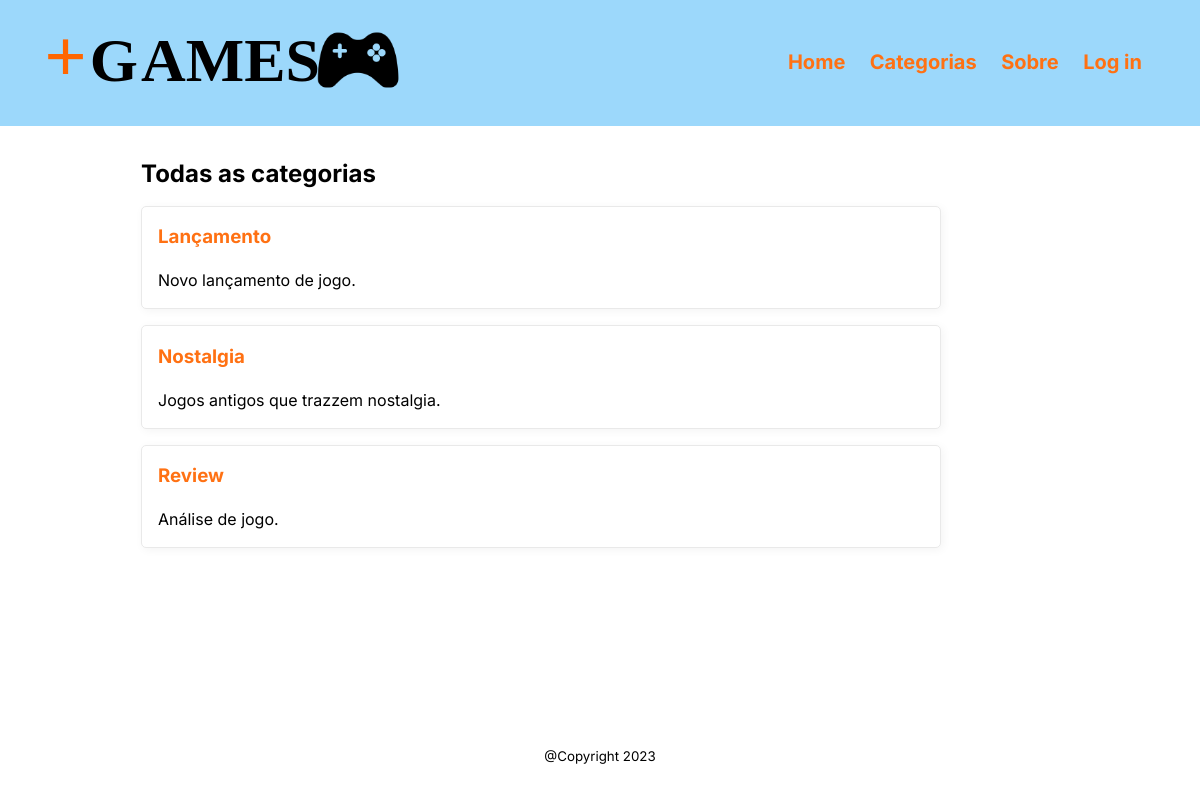
The page /category/ on the database as committed earlier.
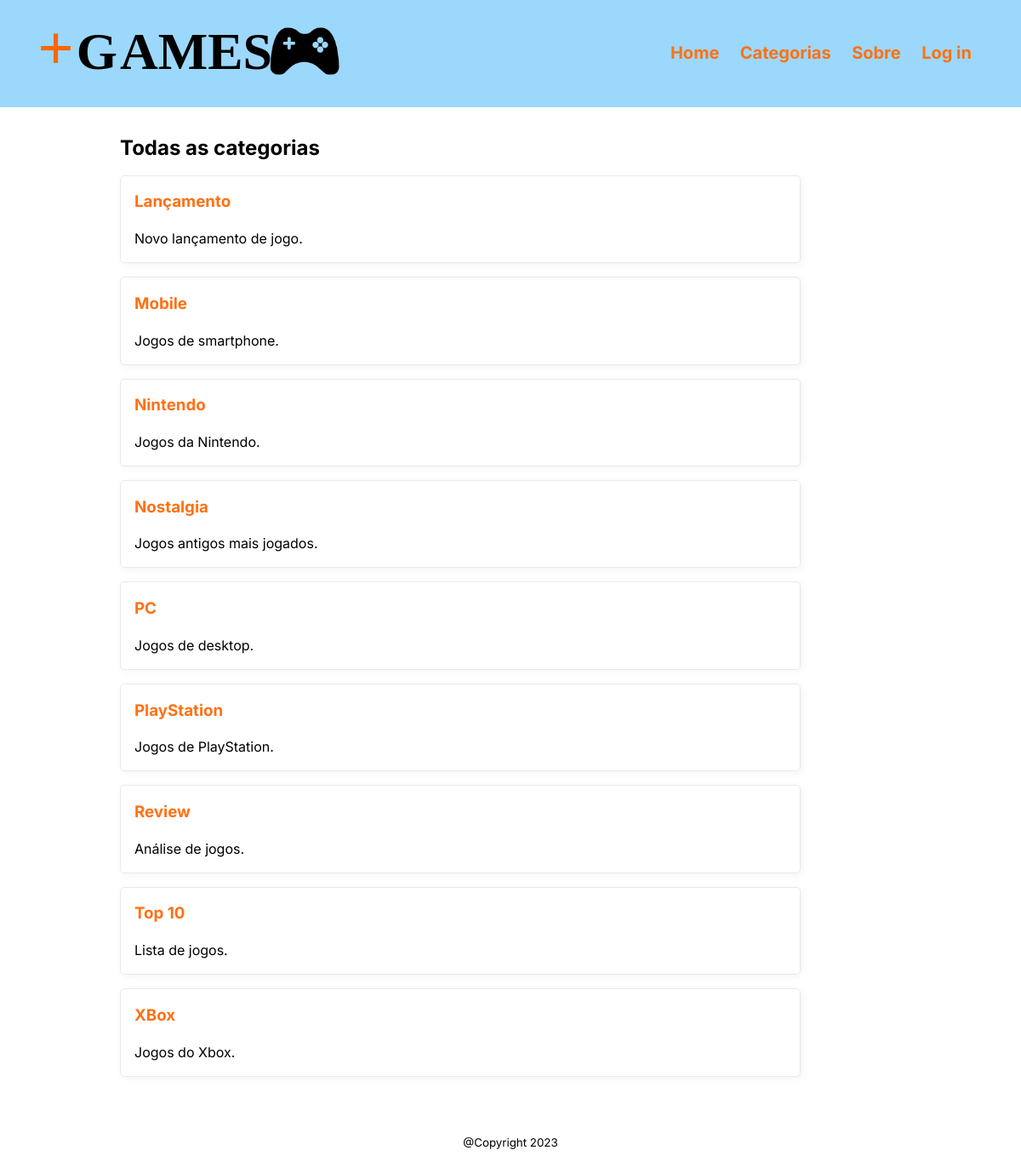
The same page on the database as committed later.
### crud/models.py (models this page shows, shortened)
class Category(models.Model):
    name = models.CharField(max_length=20)
    description = models.CharField(max_length=255)
    posts = models.ManyToManyField(Post)

### crud/views.py (the view)
# urls.py: path('category/', views.CategoryListView.as_view(), name='category'),
class CategoryListView(generic.ListView):
    model = Category
    ordering = ['name']
    template_name = 'crud/category.html'
    def get_context_data(self, **kwargs):
        context = super().get_context_data(**kwargs)
        if 'last_viewed' in self.request.session:
            context['last_categorys'] = []
            for post_id in self.request.session['last_viewed']:
                new_object = get_object_or_404(Post, pk=post_id)
                if new_object.active and new_object not in context['last_categorys']:
                    context['last_categorys'].append(new_object)
        return context

### crud/templates/crud/category.html (shortened to what this page needs)
{% extends 'base.html' %}
{% block content %}
<h2>Todas as categorias</h2>
{% if category_list %}
<section class="lista-de-categorias">
    {% for category in category_list %}
        <article class="card-de-categoria">
            <a href="{% url 'crud:category-list' category.id %}"><h3>{{ category.name }}</h3></a>
            <p>{{ category.description }}</p>
        </article>
    {% endfor %}
</section>
{% else %}
<p>Não foi encontrada nenhuma categoria.</p>
{% endif %}
{% endblock content %}

### templates/base.html (shortened to what this page needs)
{% load static %}
<!DOCTYPE html>
<html lang="en">
<head>
    <link rel="stylesheet" type="text/css" href="{% static 'style.css' %}">
</head>
<body>
    <header id="cabecalho-principal">
        <a href="{% url 'crud:index' %}"> <img src="{% static 'logo.svg' %}"> </a>
        <nav id="navegacao-principal">
            <ul>
                <li><a href="{% url 'crud:index' %}">Home</a></li>
                <li><a href="{% url 'crud:category' %}">Categorias</a></li>
                <li><a href="{% url 'crud:about' %}">Sobre</a></li>
                {% if user.is_authenticated %}
                <li> Logado com {{ user.username }} </li>
                <li><a href="{% url 'logout' %}">Log out</a></li>
                {% else %}
                <li><a href="{% url 'login' %}">Log in</a></li>
                {% endif %}
            </ul>
        </nav>
    </header>
    <main id="conteiner-principal">
        {% block content %}
        {% endblock content %}
    </main>
    <footer id="rodape-principal">
        <p><small>@Copyright 2023</small></p>
    </footer>
</body>
</html>

### static/style.css (style rules this page uses)
:root { --primary-color: #000000; --secondary-color: #ff7113; --tertiary-color: #f44d27; --secondary-color-light: #30b2ff; --tertiary-color-light: #ff6d28; --bg-color: #fff; --secondary-bg-color: #e9e9e9; --color-shadow: #f4f4f4; --delete-button-color: #d32700; --header-color: #5dbff89c; font-family: Inter, sans-serif; font-size: 16px; line-height: 1.5em; }
* { box-sizing: border-box; }
html, body { height: 100%; margin: 0; }
header#cabecalho-principal { margin: 0 auto; width: 100%; padding: 1rem 3rem; display: flex; justify-content: space-between; align-items: center; background-color: var(--header-color); }
li a { font-size: 20px; color: var(--secondary-color); font-weight: bold; text-decoration: none; }
body { display: flex; flex-direction: column; }
nav#navegacao-principal li { display: inline-block; padding: 10px; }
main#conteiner-principal { margin: 0 auto; width: 100%; max-width: 950px; padding: 1rem 1rem; flex-grow: 1; }
footer#rodape-principal { display: flex; flex-direction: column; justify-content: center; align-items: center; padding: 1rem 1rem; }
.lista-de-categorias { flex-wrap: wrap; }
.card-de-categoria { border: 1px solid var(--secondary-bg-color); border-radius: 5px; box-shadow: 2px 2px 10px var(--color-shadow); margin: 1rem 0rem; padding: 0rem 1rem; width: 800px; justify-content: left; }
a { color: var(--secondary-color); text-decoration: none; }

Rows that differ between the two databases and show on the page:
added Category: name "Mobile", description "Jogos de smartphone."
added Category: name "Nintendo", description "Jogos da Nintendo."
changed Category "Nostalgia": description "Jogos antigos que trazzem nostalgia." → "Jogos antigos mais jogados."
added Category: name "PC", description "Jogos de desktop."
added Category: name "PlayStation", description "Jogos de PlayStation."
changed Category "Review": description "Análise de jogo." → "Análise de jogos."
added Category: name "Top 10", description "Lista de jogos."
added Category: name "XBox", description "Jogos do Xbox."
